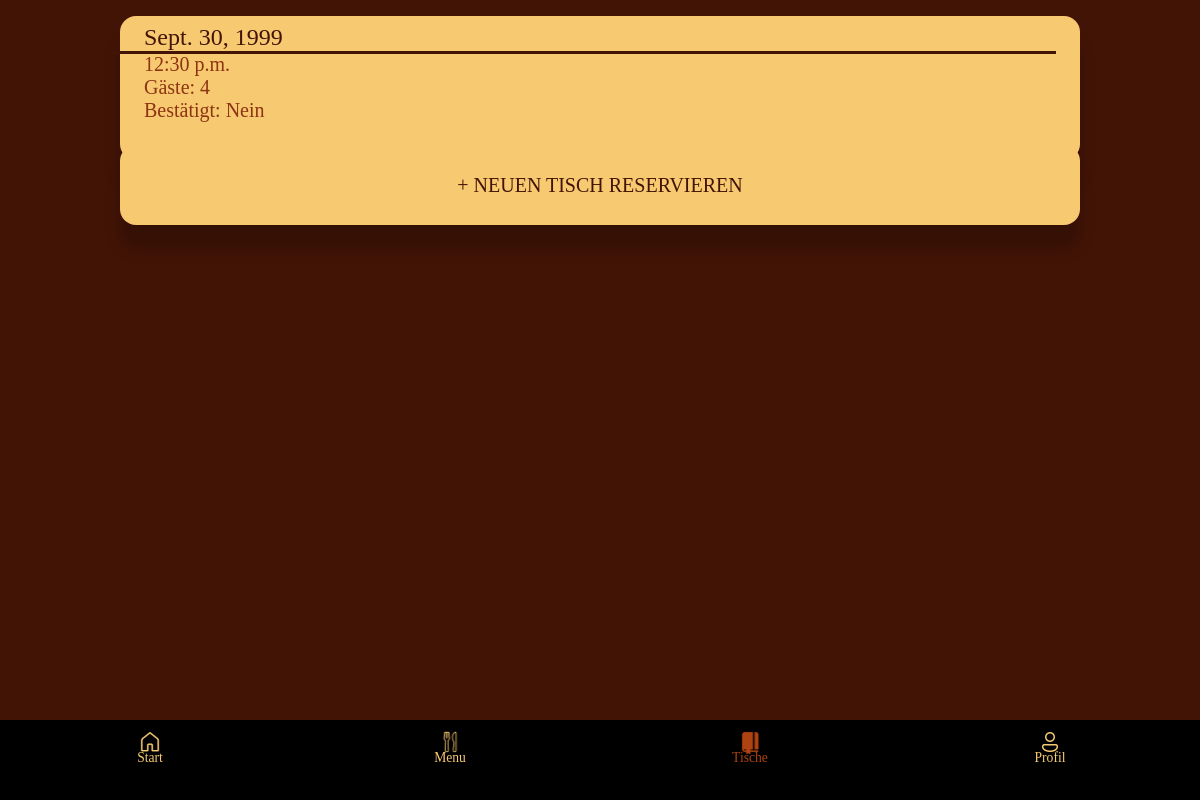
/user/orders/ (signed in), run on an earlier commit of the app's database.
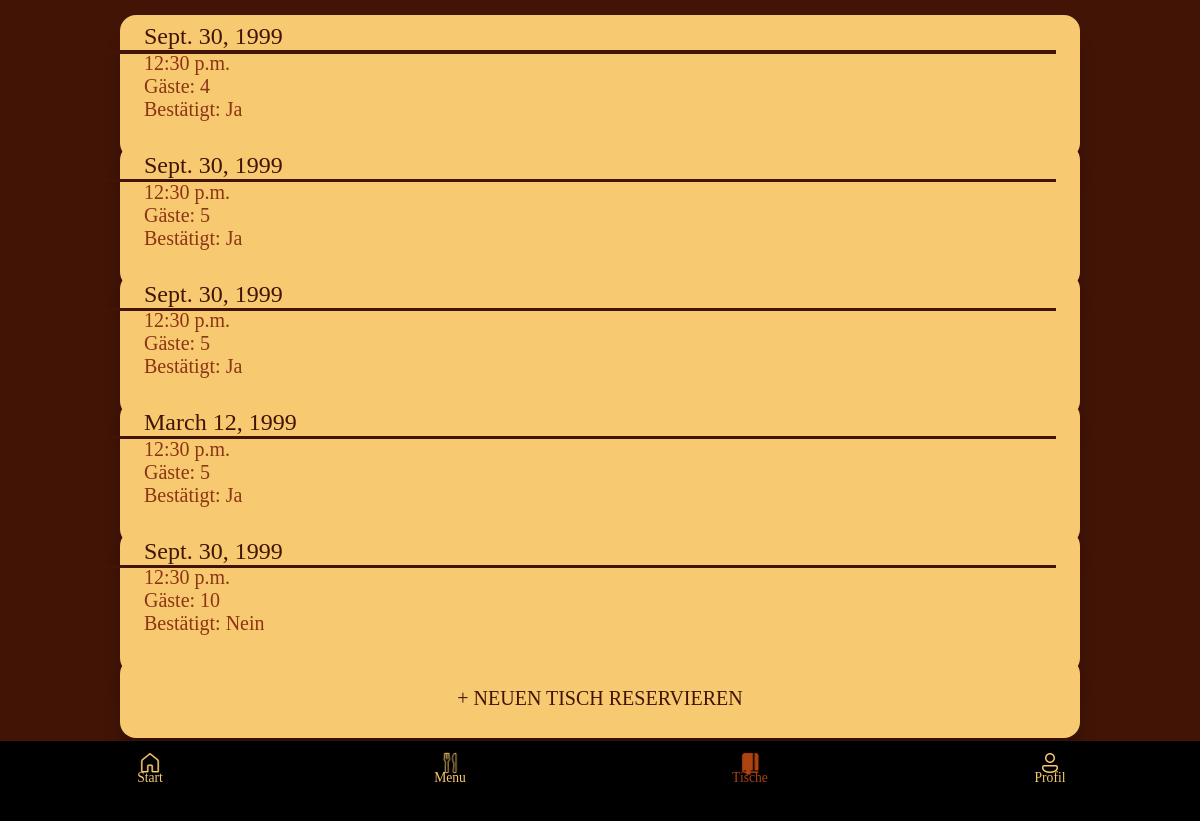
And on a later commit of the database.
### reservation_app/models.py (models this page shows, shortened)
class Book(models.Model):
    user = models.ForeignKey(settings.AUTH_USER_MODEL, on_delete=models.CASCADE, default=1)
    last_name = models.CharField(default='', max_length=50)
    time = models.TimeField(default='12:30:00')
    date = models.DateField(default='2024-02-19')
    guests = models.IntegerField(default= '',null=False)
    confirmation= models.CharField(default='Nein', max_length=20)
    fcm_token = models.CharField(max_length=255, blank=True, null=True)
    phone     = models.CharField(max_length=30,blank=True,null=True)

### reservation_app/views.py (the view)
# urls.py: path('user/orders/', views.user_orders, name='user_orders'),
def user_orders(request):
    if request.user.is_authenticated:
        if request.user.is_superuser:
            return redirect('orders_admin')
        else:
            user_orders = Book.objects.filter(user=request.user)
            return render(request, 'user_orders.html', {'user_orders': user_orders})
    else:
        return render(request, 'user_orders.html')

### reservation_app/templates/user_orders.html (shortened to what this page needs)
{% extends 'base.html' %}
{% block content %}
     {% if user.is_authenticated %}
     <div class="tables-container">
     {% for order in user_orders %}
     <div class="table_button"><label>{{ order.date }} </label>
      <hr>
      <div class="text_st">
      <br>{{ order.time }} <br> Gäste: {{ order.guests }} <br> Bestätigt: {{ order.confirmation }}<br><br></label>
    </div>
     {% endfor %}
     <div class="button-container">
      <a href="{% url 'create_book' %}">
          <button class="std_button">+ Neuen Tisch reservieren</button>
      </a>
  </div>
     {% else %}
    <div class="text_orders">
      Leider haben Sie noch keine reservierten Tische.<br><br>
      Bitte <a href="{% url 'login_user' %}">melden Sie an</a> um Ihre Reservierungen einzusehen oder reservieren Sie  <a href="{% url 'create_book' %}"> einen neuen Tisch</a>.
    </div>
     {% endif %}
     <br/>
    <br/>
    <br/>
     {% load static %}
<a href="{% url 'home' %}">
  <button class="tabbar home">
      <img src="{% static 'icons/home.png' %}">
      <br>
      Start
  </button>
</a>
<a href="{% url 'menu' %}">
  <button class="tabbar menu">
      <img src="{% static 'icons/menu.png' %}" >
      <br>
      Menu
  </button>
</a>
<a href="{% url 'user_orders' %}">
  <button class="tabbar mybook">
      <img src="{% static 'icons/tables_active.png' %}">
      <br>
      Tische
  </button>
</a>
{% if user.is_authenticated %}
<a href="{% url 'account' %}">
  <button class="tabbar login_user">
      <img src="{% static 'icons/account.png' %}">
      <br>
      Profil
  </button>
</a>
{% endif %}
{% endblock %}

### reservation_app/templates/base.html (shortened to what this page needs)
<!DOCTYPE html>
<html>
<head>
    {% load static %}
</head>
<body>
    <div class="content">
        {% block content %}{% endblock %}
    </div>
</body>
</html>

### reservation_app/templates/user_orders.html (style rules this page uses)
.mybook { color:var(--active_button) }

What changed in the data, as far as the page shows it:
changed Book (number 1 of 5 on the later page): confirmation "Nein" → "Ja"
added Book: date "Sept. 30, 1999", time "12:30 p.m.", guests "5", confirmation "Ja"
added Book: date "Sept. 30, 1999", time "12:30 p.m.", guests "5", confirmation "Ja"
added Book: date "March 12, 1999", time "12:30 p.m.", guests "5", confirmation "Ja"
added Book: date "Sept. 30, 1999", time "12:30 p.m.", guests "10", confirmation "Nein"
